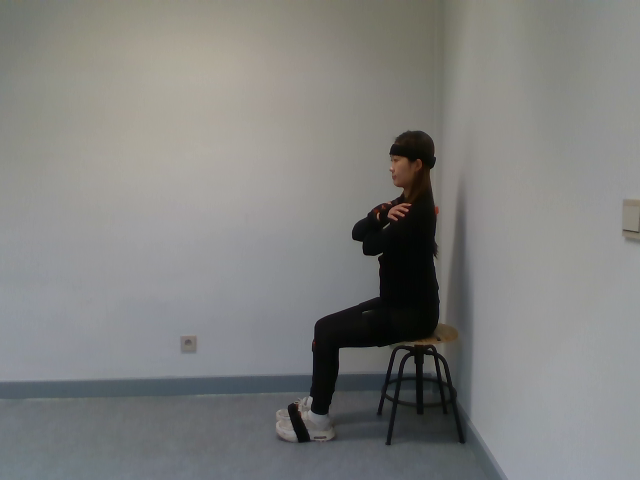
#> input picture ImagesPerPerson/test/SittingMPelvicRF/SittingMPelvicR38060.png, 640 x 480 px, given as the content of the folder p/Masterthesis/machineLearning/ImagesPerPerson/train/Sitting, which was not available
$ jupyter execute SVM_per_person.ipynb   (shell and % lines are left out)
#> lines starting #> are read from the running program, lines starting #| are printed output that depends on the picture; pictures that were not available may be replaced by others from this repository, and a replacement may not be noted
[cell 1]
# This Python 3 environment comes with many helpful analytics libraries installed
# It is defined by the kaggle/python Docker image: https://github.com/kaggle/docker-python
# For example, here's several helpful packages to load

import numpy as np # linear algebra
import pandas as pd # data processing, CSV file I/O (e.g. pd.read_csv)

# Input data files are available in the read-only "../input/" directory
# For example, running this (by clicking run or pressing Shift+Enter) will list all files under the input directory

import os
for dirname, _, filenames in os.walk('C:\\Users\\Joeri Van Cauwelaert\\Desktop\\Masterthesis\\machineLearning\\ImagesPerPerson'):
    for filename in filenames:
        os.path.join(dirname, filename)
#> pass 3 of the loop `for dirname, _, filenames in os.walk('C:\\Users\\Joeri Van Cauwelaert\..`:
#> the loop made 7 passes; the first 3 are shown

# You can write up to 5GB to the current directory (/kaggle/working/) that gets preserved as output when you create a version using "Save & Run All"
# You can also write temporary files to /kaggle/temp/, but they won't be saved outside of the current session

[cell 2]
import numpy as np
import pandas as pd
import matplotlib.pyplot as plt
import cv2
import os
from tqdm import tqdm

[cell 3]
DATADIR = 'C:\\Users\\Joeri Van Cauwelaert\\Desktop\\Masterthesis\\machineLearning\\ImagesPerPerson\\train'
DATADIRTEST = 'C:\\Users\\Joeri Van Cauwelaert\\Desktop\\Masterthesis\\machineLearning\\ImagesPerPerson\\test'
CATEGORIES = ['Sitting','SittingPelvicRF','SittingMPelvicRF','SittingSPelvicRF','SittingPelvicRB','SittingSPelvicRB','SittingMPelvicRB','Standing','StandingPelvicRF','StandingSPelvicRF','StandingMPelvicRF','StandingMPelvicRB','StandingSPelvicRB','StandingPelvicRB']
IMG_SIZE=100

[cell 4]
for category in CATEGORIES:
    path=os.path.join(DATADIR, category)
    for img in os.listdir(path):
        img_array=cv2.imread(os.path.join(path,img))
#> img_array is the input picture: shape (480, 640, 3); mean B, G, R 126.5, 128.5, 128.1
        plt.imshow(img_array)
        plt.show()
        break
    break

[cell 5]
training_data=[]
def create_training_data():
    for category in CATEGORIES:
        path=os.path.join(DATADIR, category)
        class_num=CATEGORIES.index(category)
        for img in os.listdir(path):
            try:
                img_array=cv2.imread(os.path.join(path,img))
                new_array=cv2.resize(img_array,(IMG_SIZE,IMG_SIZE))
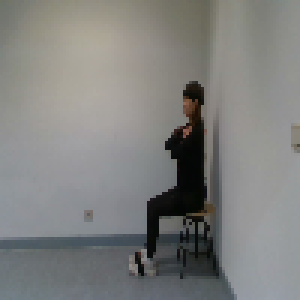
#> new_array: shape (100, 100, 3) (shown 3 times larger); mean B, G, R 126.5, 128.5, 128
#> pass 3 of the loop in create_training_data, `for category in CATEGORIES:`:
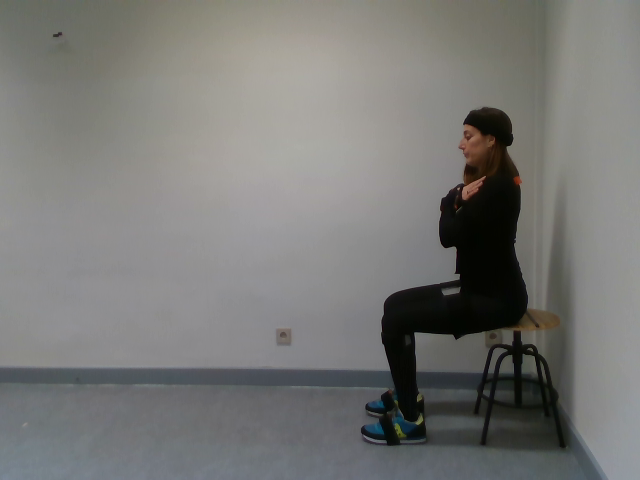
#> input picture ImagesPerPerson/train/SittingMPelvicRF/SittingMPelvicR25037.png, 640 x 480 px, found by its file name
#> in create_training_data, img_array is the input picture: shape (480, 640, 3); mean B, G, R 118, 120.4, 120.4
#> in create_training_data, `new_array=cv2.resize(img_array,(IMG_SIZE,IMG_SIZE))`:
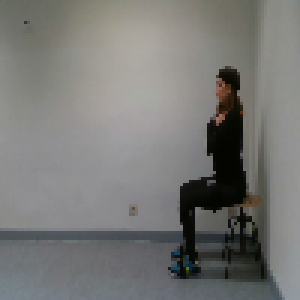
#> new_array: shape (100, 100, 3) (shown 3 times larger); mean B, G, R 118, 120.4, 120.4
#> the loop made 14 passes; the first 3 are shown
#> pass 3 of the loop in create_test_data, `for category in CATEGORIES:`:
#> the loop made 14 passes; the first 3 are shown
                training_data.append([new_array,class_num])
            except Exception as e:
                pass
create_training_data()

[cell 6]
print(len(training_data))

[cell 7]
lenofimage = len(training_data)

[cell 8]
test_data=[]
def create_test_data():
    for category in CATEGORIES:
        path=os.path.join(DATADIRTEST, category)
        class_num=CATEGORIES.index(category)
        for img in os.listdir(path):
            try:
                img_array=cv2.imread(os.path.join(path,img))
                new_array=cv2.resize(img_array,(IMG_SIZE,IMG_SIZE))
                test_data.append([new_array,class_num])
            except Exception as e:
                pass
create_test_data()

[cell 9]
print(len(test_data))

[cell 10]
lenofimagetest = len(test_data)

[cell 11]
X=[]
y=[]

for categories, label in training_data:
    X.append(categories)
    y.append(label)
X= np.array(X).reshape(lenofimage,-1)

[cell 12]
X_test=[]
y_test=[]

for categories, label in test_data:
    X_test.append(categories)
    y_test.append(label)
X_test= np.array(X_test).reshape(lenofimagetest,-1)

[cell 13]
X_test.shape
#> Out = (14, 30000)

[cell 14]
X = X/255.0

[cell 15]
X_test = X_test/255.0

[cell 16]
X[1]

[cell 17]
y=np.array(y)

[cell 18]
y_test= np.array(y_test)

[cell 19]
y.shape
#> Out = (14,)

[cell 20]
#from sklearn.model_selection import train_test_split
#X_train, X_test, y_train, y_test = train_test_split(X,y,test_size=0.2, random_state=2)

[cell 21]
from sklearn.svm import SVC
svc = SVC(kernel='linear',gamma='auto')
svc.fit(X, y)

[cell 22]
y2 = svc.predict(X_test)

[cell 23]
from sklearn.metrics import accuracy_score
print("Accuracy on unknown data is",accuracy_score(y_test,y2))

[cell 24]
from sklearn.metrics import classification_report
print("Accuracy on unknown data is",classification_report(y_test,y2))

[cell 25]
result = pd.DataFrame({'original' : y_test,'predicted' : y2})

[cell 26]
result

[cell 27]
from sklearn.metrics import confusion_matrix
import seaborn as sns
import matplotlib.pyplot as plt
cm = confusion_matrix(y_test, y2)

# Visualize confusion matrix using seaborn heatmap
plt.figure(figsize=(8, 6))
sns.heatmap(cm, annot=True, fmt="d", cmap="Blues", cbar=False)
plt.xlabel("Predicted labels")
plt.ylabel("True labels")
plt.title("Confusion Matrix")

# Save the confusion matrix plot as an image file
plt.savefig('confusion_matrix_SVM.png')
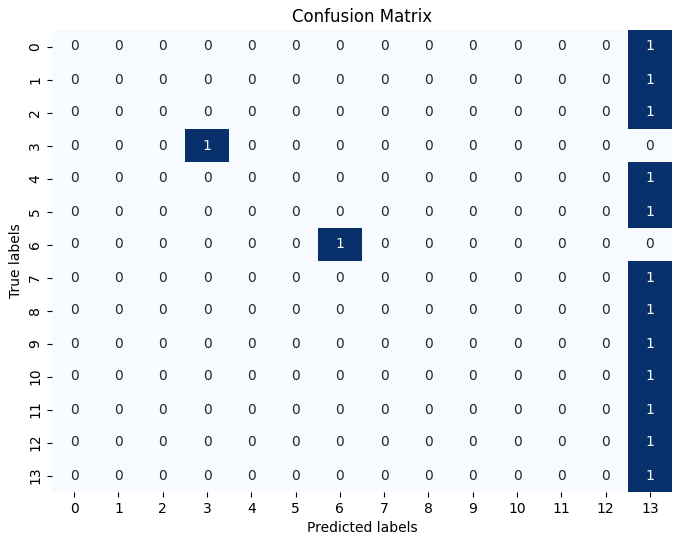
#> figure drawn by matplotlib, 1 panel

plt.show()
